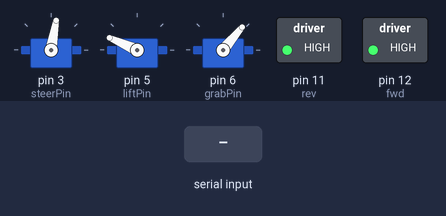
A sketch run on a simulated Arduino Uno, built with avr-gcc and run on an emulated ATmega328P. Parts: 3 × servo, switched loads named in the sketch (green lamp = pin HIGH). The test bench sets the inputs (shaded band).

Above: at 1.2 s.
1.3 s: "U" received over Serial
At 4.1 s:
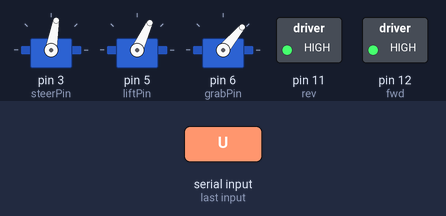
4.3 s: byte 82 ('R') received over Serial
At 7.0 s:
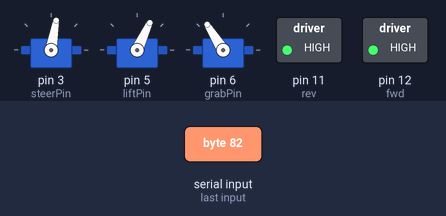
7.3 s: "u" received over Serial
At 7.7 s:
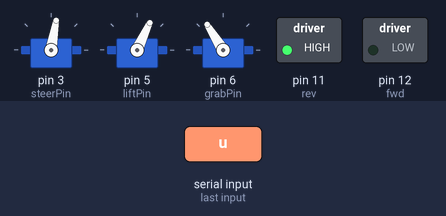
9.3 s: "d" received over Serial
At 9.55 s:
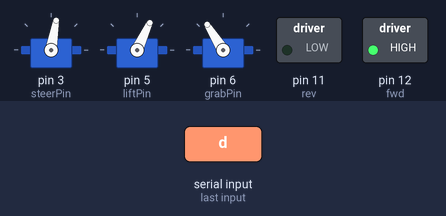
11.3 s: "l" received over Serial
At 12.5 s:
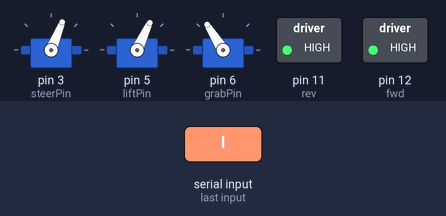
12.8 s: "D" received over Serial
At 16.4 s:
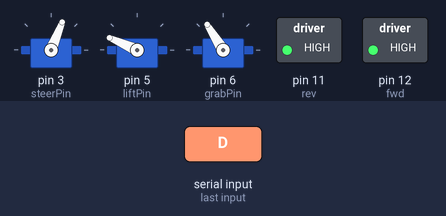
Timing chart, 0 to 16.8 s (numbered marks = the images above; inputs shaded):
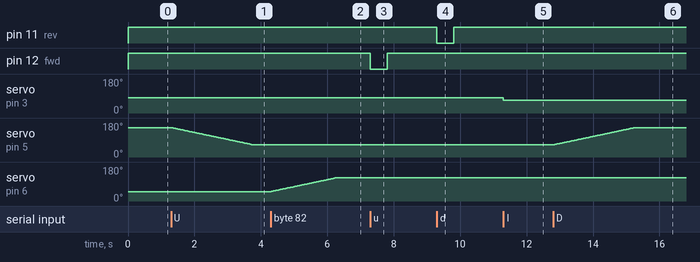

The sketch:

car.ino
```cpp
/*
-car using: relays for h-bridge for rwd wheels
-using servo for front steering and arm
-arduino directly pulsing pins to control servos
*/

#include <SoftwareSerial.h>
#include <Servo.h>
#include "ServoController.h"

//wireless
#define wirelessRxPin 3
#define wirelessTxPin 4

//servos

#define steerPin 3
#define steerCenter 1370
#define steerRadius 130

#define liftPin 5
#define liftUp 2150
#define liftDown 1210

#define grabPin 6
#define grabOpen 1800
#define grabClose 1060

//h-bridge
#define fwd 12
#define rev 11

#define wirelessTimeout 500

// set serial ports
//SoftwareSerial wirelessSerial(wirelessRxPin, wirelessTxPin);
#define wirelessSerial Serial

Servo steerServo;
ServoController steerControl;

Servo liftServo;
ServoController liftControl;

Servo grabServo;
ServoController grabControl;

// the setup routine runs once when you press reset:
void setup()
{
  //setup servos
  steerServo.attach(steerPin);
  steerControl.servo = &steerServo;
  liftServo.attach(liftPin);
  liftControl.servo = &liftServo;
  grabServo.attach(grabPin);
  grabControl.servo = &grabServo;

  pinMode(fwd, OUTPUT);
  pinMode(rev, OUTPUT);

  digitalWrite(fwd, HIGH);
  digitalWrite(rev, HIGH);

  //Serial.begin(115200);
  //Serial.println("hello world");

  //setup wireless
  wirelessSerial.begin(115200);
  //wirelessSerial.listen();

  //set starting positions
  steerControl.set(steerCenter, 0);
  liftControl.set(liftUp, 0);
  grabControl.set(grabClose, 0);
}

#define servoSpeed 400.0f

uint32_t lastRx;
uint32_t lastUpdate;
void loop()
{
  float elapsed = (millis() - lastUpdate) * 0.001f;
  lastUpdate = millis();
  steerControl.update(elapsed);
  liftControl.update(elapsed);
  grabControl.update(elapsed);

  //wirelessSerial.listen();
  //Serial.write("hello\n");
  //delay(500);

  //force disable motor
  if (millis() - lastRx > wirelessTimeout)
  {
      digitalWrite(rev, HIGH);
      digitalWrite(fwd, HIGH);
  }

  if (!wirelessSerial.available())
    return;

  char val = wirelessSerial.read();
  lastRx = millis();

  //Serial.print("received:");
  //Serial.println(val);

  switch(val)
  {
    case 'u':
      digitalWrite(fwd, LOW);
      digitalWrite(rev, HIGH);
      break;

    case 'd':
      digitalWrite(fwd, HIGH);
      digitalWrite(rev, LOW);
      break;

    case '-':
      digitalWrite(rev, HIGH);
      digitalWrite(fwd, HIGH);
      break;

    case 'l':
      steerControl.set(steerCenter - steerRadius, 0);
      break;

    case 'r':
      steerControl.set(steerCenter + steerRadius, 0);
      break;

    case '|':
      steerControl.set(steerCenter, 0);
      break;

    case 'U':
      //Serial.println("liftDown");
      liftControl.set(liftDown, servoSpeed);
      break;

    case 'D':
      //Serial.println("liftUp");
      liftControl.set(liftUp, servoSpeed);
      break;

    case '_':
      //hold at current position
      liftControl.set(liftControl.pos, 0);
      break;

    case 'L':
      //Serial.println("grabClose");
      grabControl.set(grabClose, servoSpeed);
      break;

    case 'R':
      //Serial.println("grabOpen");
      grabControl.set(grabOpen, servoSpeed);
      break;

    case '\\':
      //hold at current position
      grabControl.set(grabControl.pos, 0);
      break;
  }
}
```

ServoController.cpp
```cpp
#include "ServoController.h"

//
void ServoController::set(float _target, float _vel)
{
  target = _target;
  vel = _vel;
}

//
void ServoController::update(float elapsed)
{
  if (vel == 0.0f)
  {
    pos = target;
  }
  else if (pos < target)
  {
    pos += vel * elapsed;
    if (pos > target)
      pos = target;
  }
  else if (pos > target)
  {
    pos -= vel * elapsed;
    if (pos < target)
      pos = target;
  }

  servo->writeMicroseconds((int)pos);
}
```

ServoController.h
```cpp
#include <Servo.h>

class ServoController
{
public:
  Servo *servo;
  float pos;
  float target;
  float vel;

public:
  void set(float _target, float _vel);
  void update(float elapsed);
};
```

Measured:
- after the input at 1.3 s, servo on pin 5 (liftPin): moves from 156° to 65° over 2.4 s, starting at once
- after the input at 4.3 s, servo on pin 6 (grabPin): moves from 50° to 122° over 1.9 s, starting at once
- after the input at 7.3 s, pin 12 (fwd): HIGH → LOW at once, → HIGH 0.50 s later
- after the input at 9.3 s, pin 11 (rev): HIGH → LOW at once, → HIGH 0.50 s later
- after the input at 11.3 s, servo on pin 3 (steerPin): 80° → 68° at once
- after the input at 12.8 s, servo on pin 5 (liftPin): moves from 65° to 156° over 2.4 s, starting at once
